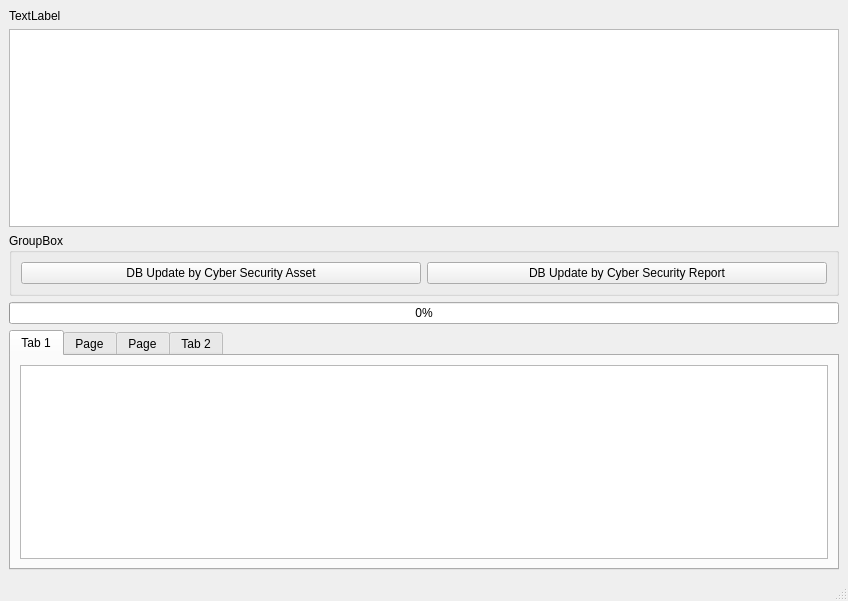
<?xml version="1.0" encoding="UTF-8"?>
<ui version="4.0">
 <class>MainWindow</class>
 <widget class="QMainWindow" name="MainWindow">
  <property name="geometry">
   <rect>
    <x>0</x>
    <y>0</y>
    <width>848</width>
    <height>601</height>
   </rect>
  </property>
  <property name="windowTitle">
   <string>MainWindow</string>
  </property>
  <widget class="QWidget" name="centralwidget">
   <layout class="QVBoxLayout" name="verticalLayout">
    <item>
     <widget class="QLabel" name="label">
      <property name="text">
       <string>TextLabel</string>
      </property>
     </widget>
    </item>
    <item>
     <widget class="QTextEdit" name="queryKeys"/>
    </item>
    <item>
     <widget class="QGroupBox" name="groupBox">
      <property name="title">
       <string>GroupBox</string>
      </property>
      <layout class="QHBoxLayout" name="horizontalLayout">
       <item>
        <widget class="QPushButton" name="fuploadCyberasset">
         <property name="text">
          <string>DB Update by Cyber Security Asset</string>
         </property>
        </widget>
       </item>
       <item>
        <widget class="QPushButton" name="fuploadCyberReport">
         <property name="text">
          <string>DB Update by Cyber Security Report</string>
         </property>
        </widget>
       </item>
      </layout>
     </widget>
    </item>
    <item>
     <widget class="QProgressBar" name="progressBar">
      <property name="value">
       <number>0</number>
      </property>
     </widget>
    </item>
    <item>
     <widget class="QTabWidget" name="tabWidget">
      <property name="currentIndex">
       <number>0</number>
      </property>
      <widget class="QWidget" name="tab">
       <attribute name="title">
        <string>Tab 1</string>
       </attribute>
       <layout class="QVBoxLayout" name="verticalLayout_2">
        <item>
         <widget class="QTextEdit" name="r_cyber"/>
        </item>
       </layout>
      </widget>
      <widget class="QWidget" name="tab_3">
       <attribute name="title">
        <string>Page</string>
       </attribute>
      </widget>
      <widget class="QWidget" name="tab_4">
       <attribute name="title">
        <string>Page</string>
       </attribute>
      </widget>
      <widget class="QWidget" name="tab_2">
       <attribute name="title">
        <string>Tab 2</string>
       </attribute>
       <widget class="QTextEdit" name="r_IT">
        <property name="geometry">
         <rect>
          <x>70</x>
          <y>30</y>
          <width>451</width>
          <height>101</height>
         </rect>
        </property>
       </widget>
      </widget>
     </widget>
    </item>
   </layout>
  </widget>
  <widget class="QMenuBar" name="menubar">
   <property name="geometry">
    <rect>
     <x>0</x>
     <y>0</y>
     <width>848</width>
     <height>21</height>
    </rect>
   </property>
  </widget>
  <widget class="QStatusBar" name="statusbar"/>
 </widget>
 <resources/>
 <connections/>
</ui>
